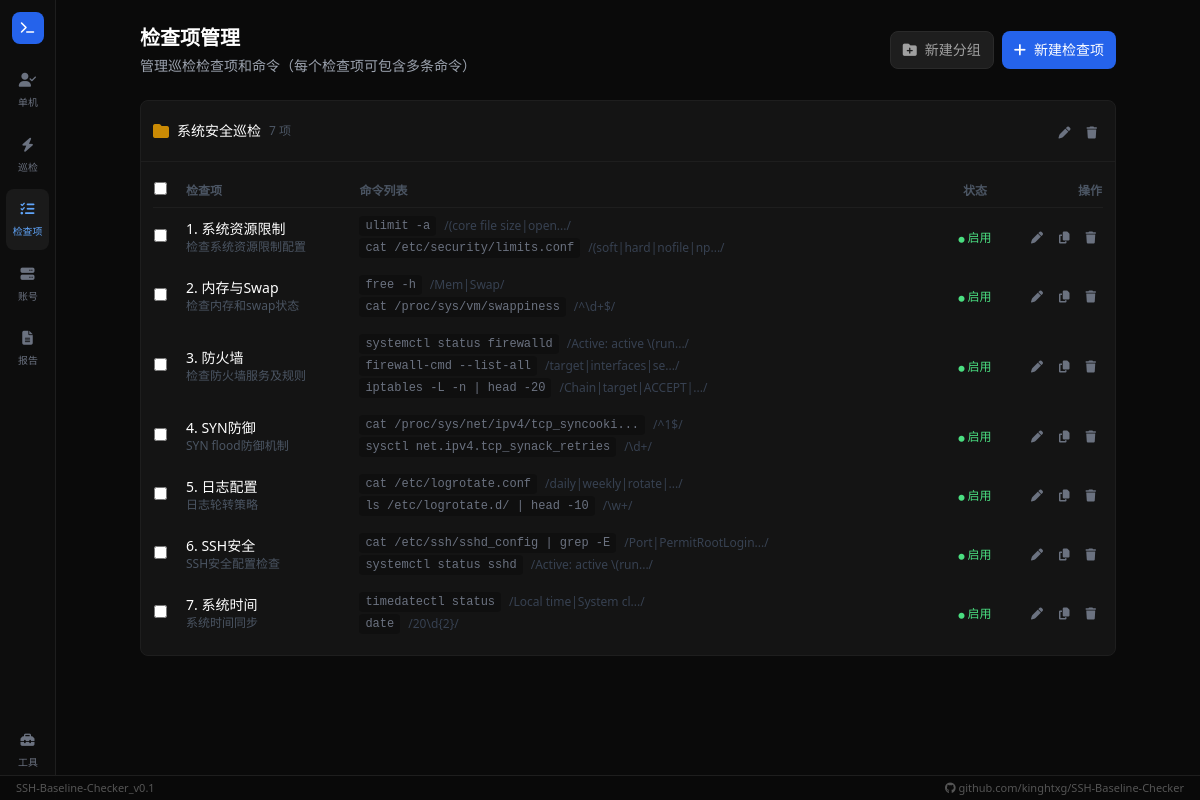
/items, run on the app's committed database.
### models.py (models this page shows, shortened)
class ItemGroup(db.Model):
    __tablename__ = 'item_groups'
    id = db.Column(db.Integer, primary_key=True)
    name = db.Column(db.String(100), nullable=False)
    description = db.Column(db.Text)
    sort_order = db.Column(db.Integer, default=0)
    created_at = db.Column(db.DateTime, default=datetime.now)
    items = db.relationship('InspectionItem', backref='group', lazy=True,
                            cascade='all, delete-orphan')

class InspectionItem(db.Model):
    __tablename__ = 'inspection_items'
    id = db.Column(db.Integer, primary_key=True)
    group_id = db.Column(db.Integer, db.ForeignKey('item_groups.id'), nullable=False)
    name = db.Column(db.String(200), nullable=False)
    description = db.Column(db.Text)
    enabled = db.Column(db.Boolean, default=True)
    sort_order = db.Column(db.Integer, default=0)
    created_at = db.Column(db.DateTime, default=datetime.now)
    updated_at = db.Column(db.DateTime, default=datetime.now, onupdate=datetime.now)
    commands = db.relationship('ItemCommand', backref='item', lazy=True,
                               cascade='all, delete-orphan',
                               order_by='ItemCommand.sort_order')

class ItemCommand(db.Model):
    __tablename__ = 'item_commands'
    id = db.Column(db.Integer, primary_key=True)
    item_id = db.Column(db.Integer, db.ForeignKey('inspection_items.id'), nullable=False)
    command = db.Column(db.Text, nullable=False)
    success_regex = db.Column(db.Text)
    description = db.Column(db.Text)
    require_root = db.Column(db.Boolean, default=False)   # 是否需要root权限
    sort_order = db.Column(db.Integer, default=0)
    created_at = db.Column(db.DateTime, default=datetime.now)

### app.py (the view)
@app.route('/items')
def items_page():
    groups = ItemGroup.query.order_by(ItemGroup.sort_order).all()
    return render_template('items.html', groups=groups)

### templates/items.html (shortened to what this page needs)
{% extends "base.html" %}
{% block content %}
<div class="p-6 max-w-5xl mx-auto fade">
    <div class="flex items-center justify-between mb-6">
        <div><h1 class="text-xl font-semibold text-white">检查项管理</h1><p class="text-sm text-gray-400 mt-1">管理巡检检查项和命令（每个检查项可包含多条命令）</p></div>
        <div class="flex gap-2">
            <button onclick="openGroupModal()" class="btn-s px-3 py-2 rounded-lg text-sm flex items-center gap-2"><i class="fas fa-folder-plus"></i> 新建分组</button>
            <button onclick="openItemModal()" class="btn-p px-3 py-2 rounded-lg text-sm flex items-center gap-2"><i class="fas fa-plus"></i> 新建检查项</button>
        </div>
    </div>
    <div id="groups-container" class="space-y-4">
        {% for group in groups %}
        <div class="tc" data-group-id="{{ group.id }}">
            <div class="flex items-center justify-between p-3 border-b border-[#1e1e1e]">
                <div class="flex items-center gap-2"><i class="fas fa-folder text-yellow-600"></i><span class="font-medium text-white text-sm">{{ group.name }}</span><span class="text-xs text-gray-600">{{ group.items|length }} 项</span></div>
                <div class="flex gap-1">
                    <button onclick="editGroup({{ group.id }},'{{ group.name }}','{{ group.description or '' }}')" class="p-1.5 rounded hover:bg-[#1e1e1e] text-gray-500 hover:text-white" title="编辑"><i class="fas fa-pen text-xs"></i></button>
                    <button onclick="if(confirm('确认删除分组「{{ group.name }}」？')) deleteGroup({{ group.id }})" class="p-1.5 rounded hover:bg-[#1e1e1e] text-gray-500 hover:text-red-400" title="删除"><i class="fas fa-trash text-xs"></i></button>
                </div>
            </div>
            <div class="p-3">
                {% if group.items %}
                <table class="w-full text-sm">
                    <thead><tr class="text-xs text-gray-600 border-b border-[#1e1e1e]">
                        <th class="text-left py-2 w-8"><input type="checkbox" class="rounded bg-[#0f0f0f] border-[#1e1e1e] text-blue-500" onchange="toggleSelectAll({{ group.id }},this.checked)"></th>
                        <th class="text-left py-2">检查项</th><th class="text-left py-2">命令列表</th><th class="text-center py-2 w-16">状态</th><th class="text-right py-2 w-24">操作</th>
                    </tr></thead>
                    <tbody>
                        {% for item in group.items %}
                        <tr class="border-b border-[#141414] hover:bg-[#1a1a1a] transition-colors" data-item-id="{{ item.id }}">
                            <td class="py-2"><input type="checkbox" class="item-check rounded bg-[#0f0f0f] border-[#1e1e1e] text-blue-500" value="{{ item.id }}" onchange="updateSelection()"></td>
                            <td class="py-2"><div class="text-white">{{ item.name }}</div>{% if item.description %}<div class="text-xs text-gray-600">{{ item.description }}</div>{% endif %}</td>
                            <td class="py-2"><div class="space-y-0.5">{% for c in item.commands %}<div class="flex items-center gap-2"><code class="text-xs bg-[#0f0f0f] px-1.5 py-0.5 rounded text-gray-500">{{ c.command[:35] }}{% if c.command|length > 35 %}...{% endif %}</code>{% if c.success_regex %}<span class="text-xs text-gray-700">/{{ c.success_regex[:20] }}{% if c.success_regex|length > 20 %}...{% endif %}/</span>{% endif %}</div>{% endfor %}</div></td>
                            <td class="py-2 text-center">{% if item.enabled %}<span class="text-xs ok"><i class="fas fa-circle text-[6px]"></i> 启用</span>{% else %}<span class="text-xs text-gray-700"><i class="fas fa-circle text-[6px]"></i> 停用</span>{% endif %}</td>
                            <td class="py-2 text-right"><div class="flex justify-end gap-1"><button onclick="editItem({{ item.id }})" class="p-1.5 rounded hover:bg-[#1e1e1e] text-gray-500 hover:text-white" title="编辑"><i class="fas fa-pen text-xs"></i></button><button onclick="cloneItem({{ item.id }})" class="p-1.5 rounded hover:bg-[#1e1e1e] text-gray-500 hover:text-white" title="克隆"><i class="fas fa-copy text-xs"></i></button><button onclick="if(confirm('确认删除？')) deleteItem({{ item.id }})" class="p-1.5 rounded hover:bg-[#1e1e1e] text-gray-500 hover:text-red-400" title="删除"><i class="fas fa-trash text-xs"></i></button></div></td>
                        </tr>
                        {% endfor %}
                    </tbody>
                </table>
                {% else %}<div class="text-center py-6 text-gray-600 text-sm"><i class="fas fa-inbox mb-2 text-lg block"></i><p>暂无检查项</p><button onclick="openItemModal({{ group.id }})" class="blue hover:underline text-xs mt-1">添加检查项</button></div>{% endif %}
            </div>
        </div>{% endfor %}
    </div>
</div>
{% endblock %}

### templates/base.html (shortened to what this page needs)
<!DOCTYPE html>
<html lang="zh-CN">
<head>
    <script src="https://cdn.tailwindcss.com"></script>
    <link rel="stylesheet" href="https://cdnjs.cloudflare.com/ajax/libs/font-awesome/6.5.0/css/all.min.css">
</head>
<body class="h-screen overflow-hidden flex">
    <aside class="w-14 bg-[#0d0d0d] border-r border-[#1e1e1e] flex flex-col items-center py-3 flex-shrink-0 z-20">
        <div class="w-8 h-8 rounded-lg bg-blue-600 flex items-center justify-center mb-4">
            <i class="fas fa-terminal text-white text-xs"></i>
        </div>
        <nav class="flex-1 space-y-1 w-full">
            <a href="/inspect/single" class="flex flex-col items-center py-2.5 text-[11px] gap-1 rounded-lg mx-1.5 {% if request.path == '/inspect/single' %}text-blue-400 bg-[#1a1a1a]{% else %}text-gray-500 hover:text-gray-300 hover:bg-[#151515]{% endif %}" title="单账号检查">
                <i class="fas fa-user-check text-sm"></i><span class="scale-90">单机</span>
            </a>
            <a href="/" class="flex flex-col items-center py-2.5 text-[11px] gap-1 rounded-lg mx-1.5 {% if request.path == '/' %}text-blue-400 bg-[#1a1a1a]{% else %}text-gray-500 hover:text-gray-300 hover:bg-[#151515]{% endif %}" title="巡检执行">
                <i class="fas fa-bolt text-sm"></i><span class="scale-90">巡检</span>
            </a>
            <a href="/items" class="flex flex-col items-center py-2.5 text-[11px] gap-1 rounded-lg mx-1.5 {% if request.path == '/items' %}text-blue-400 bg-[#1a1a1a]{% else %}text-gray-500 hover:text-gray-300 hover:bg-[#151515]{% endif %}" title="检查项管理">
                <i class="fas fa-list-check text-sm"></i><span class="scale-90">检查项</span>
            </a>
            <a href="/accounts" class="flex flex-col items-center py-2.5 text-[11px] gap-1 rounded-lg mx-1.5 {% if request.path == '/accounts' %}text-blue-400 bg-[#1a1a1a]{% else %}text-gray-500 hover:text-gray-300 hover:bg-[#151515]{% endif %}" title="账号管理">
                <i class="fas fa-server text-sm"></i><span class="scale-90">账号</span>
            </a>
            <a href="/reports" class="flex flex-col items-center py-2.5 text-[11px] gap-1 rounded-lg mx-1.5 {% if request.path.startswith('/reports') %}text-blue-400 bg-[#1a1a1a]{% else %}text-gray-500 hover:text-gray-300 hover:bg-[#151515]{% endif %}" title="巡检报告">
                <i class="fas fa-file-lines text-sm"></i><span class="scale-90">报告</span>
            </a>
        </nav>
        <div class="w-full space-y-1 pb-2">
            <button onclick="toggleToolPanel()" class="flex flex-col items-center py-2.5 text-[11px] gap-1 rounded-lg mx-1.5 text-gray-500 hover:text-blue-400 hover:bg-[#151515] w-[calc(100%-12px)]" title="工具面板">
                <i class="fas fa-toolbox text-sm"></i><span class="scale-90">工具</span>
            </button>
        </div>
    </aside>
    <main class="flex-1 overflow-y-auto bg-[#0a0a0a]">{% block content %}{% endblock %}</main>
    <footer style="position:fixed;bottom:0;left:0;right:0;z-index:30;background:rgba(10,10,10,0.95);border-top:1px solid #1e1e1e;padding:4px 16px;display:flex;justify-content:space-between;align-items:center;">
        <span style="font-size:11px;color:#555;">SSH-Baseline-Checker_v0.1</span>
        <a href="https://github.com/kinghtxg/SSH-Baseline-Checker" target="_blank" style="font-size:11px;color:#555;text-decoration:none;transition:color 0.15s;" onmouseenter="this.style.color='#60a5fa'" onmouseleave="this.style.color='#555'"><i class="fab fa-github"></i> github.com/kinghtxg/SSH-Baseline-Checker</a>
    </footer>
</body>
</html>

### templates/base.html (style rules this page uses)
body { background: #0a0a0a; color: #d0d0d0; font-family: 'Segoe UI', system-ui, sans-serif; }
.tc { background: #141414; border: 1px solid #1e1e1e; border-radius: 8px; }
.btn-p { background: #2563eb; color: white; }
.btn-s { background: #1e1e1e; color: #a0a0a0; border: 1px solid #2a2a2a; }
.ok { color: #4ade80; }
.fade { animation: fi 0.3s ease; }

### data on the page
ItemGroup: name "系统安全巡检", items|length "7"
InspectionItem: name "1. 系统资源限制", description "检查系统资源限制配置", enabled True (drawn)
ItemCommand: command "ulimit -a", success_regex "(core file size|open"
ItemCommand: command "cat /etc/security/limits.conf", success_regex "(soft|hard|nofile|np"
InspectionItem: name "2. 内存与Swap", description "检查内存和swap状态", enabled True (drawn)
ItemCommand: command "free -h", success_regex "Mem|Swap"
ItemCommand: command "cat /proc/sys/vm/swappiness", success_regex "^\\d+$"
InspectionItem: name "3. 防火墙", description "检查防火墙服务及规则", enabled True (drawn)
ItemCommand: command "systemctl status firewalld", success_regex "Active: active \\(run"
ItemCommand: command "firewall-cmd --list-all", success_regex "target|interfaces|se"
ItemCommand: command "iptables -L -n | head -20", success_regex "Chain|target|ACCEPT|"
InspectionItem: name "4. SYN防御", description "SYN flood防御机制", enabled True (drawn)
ItemCommand: command "cat /proc/sys/net/ipv4/tcp_syncooki", success_regex "^1$"
ItemCommand: command "sysctl net.ipv4.tcp_synack_retries", success_regex "\\d+"
InspectionItem: name "5. 日志配置", description "日志轮转策略", enabled True (drawn)
ItemCommand: command "cat /etc/logrotate.conf", success_regex "daily|weekly|rotate|"
ItemCommand: command "ls /etc/logrotate.d/ | head -10", success_regex "\\w+"
InspectionItem: name "6. SSH安全", description "SSH安全配置检查", enabled True (drawn)
ItemCommand: command "cat /etc/ssh/sshd_config | grep -E", success_regex "Port|PermitRootLogin"
ItemCommand: command "systemctl status sshd", success_regex "Active: active \\(run"
InspectionItem: name "7. 系统时间", description "系统时间同步", enabled True (drawn)
ItemCommand: command "timedatectl status", success_regex "Local time|System cl"
ItemCommand: command "date", success_regex "20\\d{2}"
